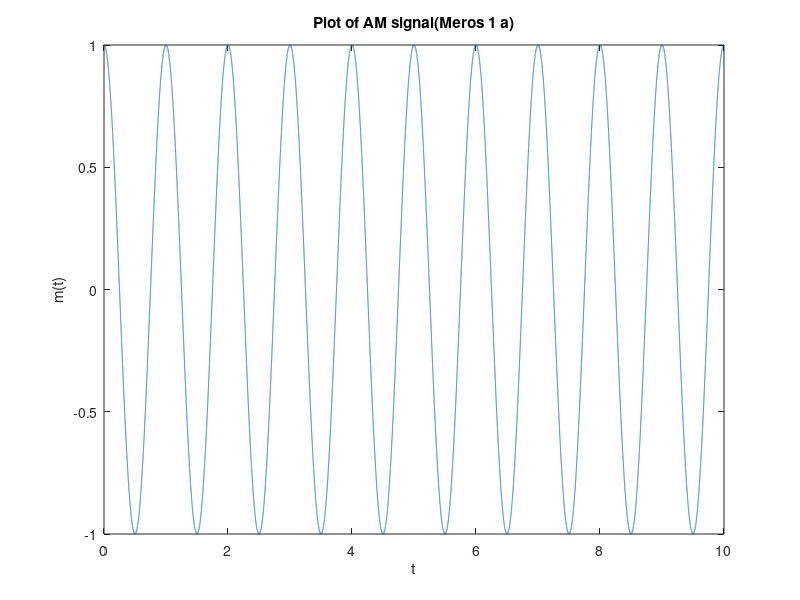

MATLAB code to generate this figure:
fs=10000;
Ts=1/fs;
t=[0:Ts:10];
m=cos(2*pi*t);

figure;
plot(t,m);
title('Plot of AM signal(Meros 1 a)');
xlabel('t');
ylabel('m(t)');

